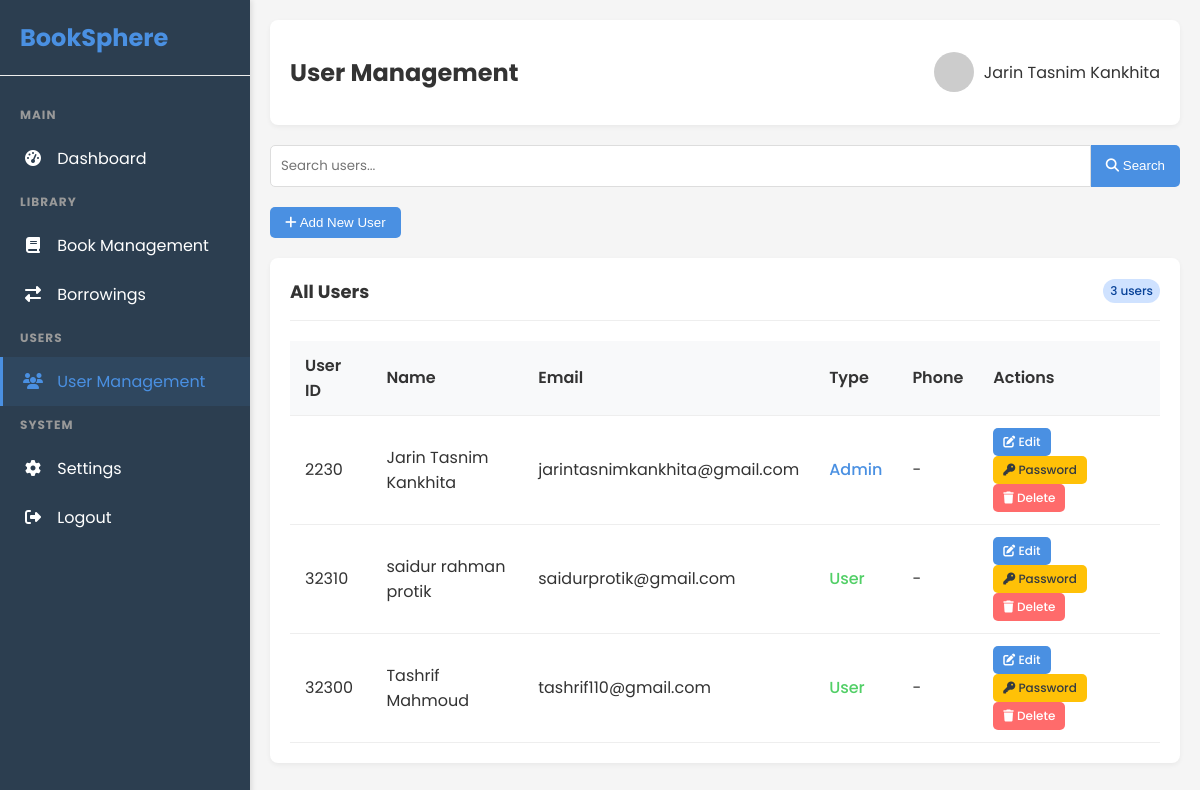
The app's page /manage_users.php (signed in) with its own data.
### tables this page shows
CREATE TABLE `users` (
  `user_id` varchar(10) NOT NULL,
  `full_name` varchar(100) NOT NULL,
  `email` varchar(100) NOT NULL,
  `password` varchar(255) NOT NULL,
  `user_type` enum('admin','user') NOT NULL,
  `phone` varchar(20) DEFAULT NULL,
  `address` text DEFAULT NULL,
  `created_at` timestamp NOT NULL DEFAULT current_timestamp(),
  `updated_at` timestamp NOT NULL DEFAULT current_timestamp() ON UPDATE current_timestamp()
);

### manage_users.php (the view, shortened to what this page needs)
<?php
require_once 'db_connection.php';
try {
    $query = "SELECT * FROM users";
    $query .= " ORDER BY full_name";
    $stmt = $conn->prepare($query);
    $stmt->execute();
    $users = $stmt->fetchAll(PDO::FETCH_ASSOC);
} catch(PDOException $e) {
    $error = "Database error: " . $e->getMessage();
}
?>
<!DOCTYPE html>
<html lang="en">
<head>
    <link rel="stylesheet" href="https://cdnjs.cloudflare.com/ajax/libs/font-awesome/6.4.0/css/all.min.css">
</head>
<body>
    <div class="sidebar" id="sidebar">
        <div class="sidebar-header">
            <h2>BookSphere</h2>
        </div>
        <ul class="sidebar-menu">
            <h3>MAIN</h3>
            <li><a href="admin_dashboard.php"><i class="fas fa-tachometer-alt"></i> Dashboard</a></li>
            <h3>LIBRARY</h3>
            <li><a href="manage_books.php"><i class="fas fa-book"></i> Book Management</a></li>
            <li><a href="manage_borrowings.php"><i class="fas fa-exchange-alt"></i> Borrowings</a></li>
            <h3>USERS</h3>
            <li><a href="manage_users.php" class="active"><i class="fas fa-users"></i> User Management</a></li>
            <h3>SYSTEM</h3>
            <li><a href="settings.php"><i class="fas fa-cog"></i> Settings</a></li>
            <li><a href="logout.php"><i class="fas fa-sign-out-alt"></i> Logout</a></li>
        </ul>
    </div>
    <div class="main-content">
        <div class="header">
            <h2>User Management</h2>
            <div class="user-info">
                <img src="https://ui-avatars.com/api/?name=<?php echo urlencode($_SESSION['full_name']); ?>&background=4a90e2&color=fff" alt="User">
                <span><?php echo htmlspecialchars($_SESSION['full_name']); ?></span>
            </div>
        </div>
        <form method="GET" action="manage_users.php">
            <div class="search-container">
                <input type="text" class="search-input" name="search" placeholder="Search users..."
                       value="<?php echo isset($_GET['search']) ? htmlspecialchars($_GET['search']) : ''; ?>">
                <button type="submit" class="search-btn">
                    <i class="fas fa-search"></i> Search
                </button>
            </div>
        </form>
        <button id="toggleFormBtn" class="btn btn-primary toggle-form-btn">
            <i class="fas fa-plus"></i> Add New User
        </button>
        <div class="card">
            <div class="card-header">
                <h3 class="card-title">All Users</h3>
                <span class="badge badge-primary"><?php echo count($users); ?> users</span>
            </div>
            <div class="table-responsive">
                <table class="table">
                    <thead>
                        <tr>
                            <th>User ID</th>
                            <th>Name</th>
                            <th>Email</th>
                            <th>Type</th>
                            <th>Phone</th>
                            <th>Actions</th>
                        </tr>
                    </thead>
                    <tbody>
                        <?php if (empty($users)): ?>
                            <tr>
                                <td colspan="6" class="text-center">No users found</td>
                            </tr>
                        <?php else: ?>
                            <?php foreach ($users as $user): ?>
                                <tr>
                                    <td><?php echo $user['user_id']; ?></td>
                                    <td><?php echo htmlspecialchars($user['full_name']); ?></td>
                                    <td><?php echo htmlspecialchars($user['email']); ?></td>
                                    <td>
                                        <?php if ($user['user_type'] == 'admin'): ?>
                                            <span class="user-type-admin">Admin</span>
                                        <?php else: ?>
                                            <span class="user-type-user">User</span>
                                        <?php endif; ?>
                                    </td>
                                    <td><?php echo $user['phone'] ? htmlspecialchars($user['phone']) : '-'; ?></td>
                                    <td class="action-buttons">
                                        <a href="manage_users.php?edit=<?php echo $user['user_id']; ?>" class="btn btn-primary btn-sm">
                                            <i class="fas fa-edit"></i> Edit
                                        </a>
                                        <a href="manage_users.php?change_password=<?php echo $user['user_id']; ?>" class="btn btn-warning btn-sm">
                                            <i class="fas fa-key"></i> Password
                                        </a>
                                        <a href="manage_users.php?delete=<?php echo $user['user_id']; ?>" class="btn btn-danger btn-sm"
                                           onclick="return confirm('Are you sure you want to delete this user?')">
                                            <i class="fas fa-trash"></i> Delete
                                        </a>
                                    </td>
                                </tr>
                            <?php endforeach; ?>
                        <?php endif; ?>
                    </tbody>
                </table>
            </div>
        </div>
    </div>
</body>
</html>

### manage_users.php (style rules this page uses)
:root { --primary-color: #4a90e2; --secondary-color: #50e3c2; --danger-color: #ff6b6b; --success-color: #51cf66; --warning-color: #ffc107; --dark-color: #343a40; --light-color: #f8f9fa; --sidebar-width: 250px; }
body { font-family: 'Poppins', sans-serif; margin: 0; padding: 0; background-color: #f5f5f5; color: #333; }
.sidebar { width: var(--sidebar-width); background: #2c3e50; color: #fff; height: 100vh; position: fixed; padding: 20px 0; box-shadow: 2px 0 5px rgba(0,0,0,0.1); }
.sidebar-header { padding: 0 20px 20px; border-bottom: 1px solid #eee; margin-bottom: 20px; }
.sidebar-header h2 { color: var(--primary-color); margin: 0; }
.sidebar-menu { list-style: none; padding: 0; }
.sidebar-menu h3 { padding: 10px 20px; margin: 0; font-size: 12px; text-transform: uppercase; color: #999; letter-spacing: 1px; }
.sidebar-menu li a { color: #fff; text-decoration: none; display: block; padding: 12px 20px; transition: all 0.3s; border-left: 3px solid transparent; }
.sidebar-menu li a:hover, .sidebar-menu li a.active { background: rgba(74, 144, 226, 0.1); border-left: 3px solid var(--primary-color); color: var(--primary-color); }
.sidebar-menu i { margin-right: 10px; width: 20px; text-align: center; }
.main-content { margin-left: var(--sidebar-width); padding: 20px; }
.header { display: flex; justify-content: space-between; align-items: center; background: white; padding: 15px 20px; border-radius: 8px; box-shadow: 0 2px 5px rgba(0,0,0,0.05); margin-bottom: 20px; }
.user-info { display: flex; align-items: center; }
.user-info img { width: 40px; height: 40px; border-radius: 50%; margin-right: 10px; }
.card { background: white; border-radius: 8px; padding: 20px; box-shadow: 0 2px 5px rgba(0,0,0,0.05); margin-bottom: 20px; }
.card-header { display: flex; justify-content: space-between; align-items: center; margin-bottom: 20px; padding-bottom: 15px; border-bottom: 1px solid #eee; }
.card-title { margin: 0; font-size: 18px; }
.btn { display: inline-block; padding: 8px 15px; border-radius: 5px; text-decoration: none; font-weight: 500; transition: all 0.3s; border: none; cursor: pointer; }
.btn-primary { background-color: var(--primary-color); color: white; }
.btn-danger { background-color: var(--danger-color); color: white; }
.btn-warning { background-color: var(--warning-color); color: var(--dark-color); }
.btn-sm { padding: 5px 10px; font-size: 12px; }
.table { width: 100%; border-collapse: collapse; }
.table th, .table td { padding: 12px 15px; text-align: left; border-bottom: 1px solid #eee; }
.table th { background-color: #f8f9fa; font-weight: 600; }
.badge { display: inline-block; padding: 3px 7px; border-radius: 20px; font-size: 12px; font-weight: 500; }
.badge-primary { background-color: #cfe2ff; color: #084298; }
.action-buttons a { margin-right: 5px; }
.toggle-form-btn { margin-bottom: 20px; }
.search-container { display: flex; margin-bottom: 20px; }
.search-input { flex: 1; padding: 10px; border: 1px solid #ddd; border-radius: 5px 0 0 5px; font-family: 'Poppins', sans-serif; }
.search-btn { padding: 10px 15px; background-color: var(--primary-color); color: white; border: none; border-radius: 0 5px 5px 0; cursor: pointer; }
.user-type-admin { color: var(--primary-color); font-weight: 500; }
.user-type-user { color: var(--success-color); font-weight: 500; }

### records on screen
users: user_id "2230", full_name "Jarin Tasnim Kankhita", email "jarintasnimkankhita@gmail.com", user_type "Admin"
users: user_id "32310", full_name "saidur rahman protik", email "saidurprotik@gmail.com", user_type "User"
users: user_id "32300", full_name "Tashrif Mahmoud", email "tashrif110@gmail.com", user_type "User"

### other values on screen
$_SESSION['full_name'] "Jarin Tasnim Kankhita"
count($users) "3"
